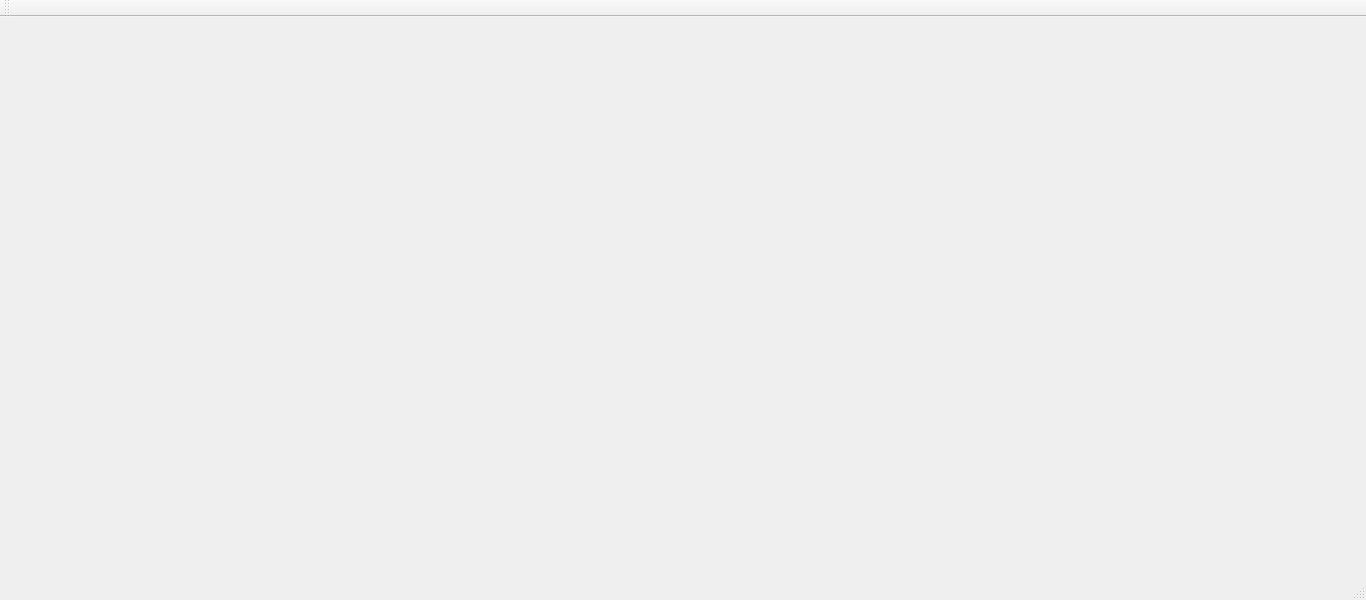
<?xml version="1.0" encoding="UTF-8"?>
<ui version="4.0">
 <class>QtTestingClass</class>
 <widget class="QMainWindow" name="QtTestingClass">
  <property name="geometry">
   <rect>
    <x>0</x>
    <y>0</y>
    <width>1366</width>
    <height>600</height>
   </rect>
  </property>
  <property name="windowTitle">
   <string>QtTesting</string>
  </property>
  <widget class="QWidget" name="centralWidget">
   <widget class="QLabel" name="lblCamera1">
    <property name="geometry">
     <rect>
      <x>0</x>
      <y>0</y>
      <width>751</width>
      <height>541</height>
     </rect>
    </property>
    <property name="autoFillBackground">
     <bool>true</bool>
    </property>
    <property name="text">
     <string/>
    </property>
   </widget>
   <widget class="QLabel" name="lblCamera2">
    <property name="geometry">
     <rect>
      <x>770</x>
      <y>0</y>
      <width>591</width>
      <height>551</height>
     </rect>
    </property>
    <property name="autoFillBackground">
     <bool>true</bool>
    </property>
    <property name="text">
     <string/>
    </property>
   </widget>
  </widget>
  <widget class="QMenuBar" name="menuBar">
   <property name="geometry">
    <rect>
     <x>0</x>
     <y>0</y>
     <width>1366</width>
     <height>21</height>
    </rect>
   </property>
  </widget>
  <widget class="QToolBar" name="mainToolBar">
   <attribute name="toolBarArea">
    <enum>TopToolBarArea</enum>
   </attribute>
   <attribute name="toolBarBreak">
    <bool>false</bool>
   </attribute>
  </widget>
  <widget class="QStatusBar" name="statusBar"/>
 </widget>
 <layoutdefault spacing="6" margin="11"/>
 <resources/>
 <connections/>
</ui>
